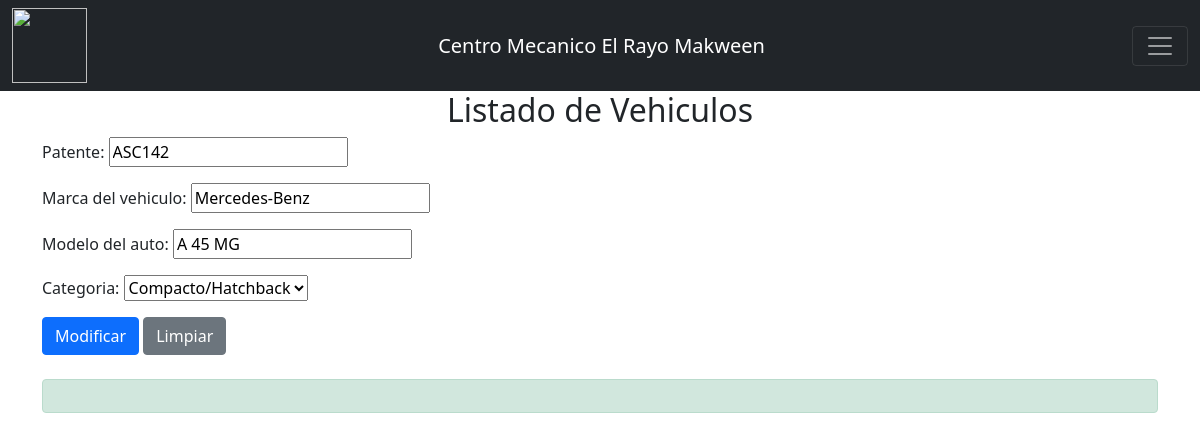
Page /editar-vehiculo/ASC142/ (signed in) on the committed database.
### core/models.py (models this page shows, shortened)
class Vehiculo(models.Model):
    patente = models.CharField(max_length=6, primary_key=True, verbose_name='Patente')
    marca = models.CharField(max_length=20, verbose_name='Marca del vehiculo')
    modelo = models.CharField(max_length=20, null=True, blank=True, verbose_name='modelo del auto')
    categoria = models.ForeignKey(categoria, on_delete=models.CASCADE)

### core/views.py (the view)
# urls.py: path('editar-vehiculo/<pk>/', edit_vehiculo, name='edit-vehiculo'),
@login_required
def edit_vehiculo(request, pk):
  vehiculo = Vehiculo.objects.get(patente=pk)
  datos = {
      'form': VehiculoForm(instance=vehiculo)
      }
  if request.method == 'POST':
      formulario_edit = VehiculoForm(data=request.POST, instance=Vehiculo)
      if formulario_edit.is_valid:
        formulario_edit.save()
        datos['mensaje'] = "Vehiculo Editado Correctamente"
  return render(request, 'core/edit_vehiculo.html', datos)

### core/forms.py
class VehiculoForm(ModelForm):
    class Meta:
        model = Vehiculo
        fields = ['patente', 'marca', 'modelo', 'categoria']

### core/models.py (called while the page is built)
    def __str__(self):
        return self.nombreCategoria

### core/templates/core/edit_vehiculo.html (shortened to what this page needs)
<!DOCTYPE html>
<html lang="es">
<head>
<link href="https://cdn.jsdelivr.net/npm/bootstrap@5.0.2/dist/css/bootstrap.min.css" rel="stylesheet">
</head>
<body>
<nav class="navbar navbar-dark bg-dark">
    <div class="container-fluid">
    <img src="." width="75" height="75">
      <a class="navbar-brand" href="#">Centro Mecanico El Rayo Makween</a>
      <button class="navbar-toggler" type="button" data-bs-toggle="collapse" data-bs-target="#navbarNav" aria-controls="navbarNav" aria-expanded="false" aria-label="Toggle navigation">
        <span class="navbar-toggler-icon"></span>
      </button>
    </div>
  </nav>
    <div class="container">
     <center><h2>Listado de Vehiculos</h2></center>
        <form method="post" action="" id="formulario-add">
            <div class="form-group">
                {{ form.as_p }}
            </div>
            <input type="submit" class="btn btn-primary" id="enviar" value="Modificar">
            <input type="reset" class="btn btn-secondary" id="limpiar" value="Limpiar">
        </form>
        <br>
        <div id="error" class="alert alert-success" role="alert">{{mensaje}}</div>
    </div>
</body>
</html>

### rows in the picture
Vehiculo: patente "ASC142", marca "Mercedes-Benz", modelo "A 45 MG", categoria "Compacto/Hatchback"
